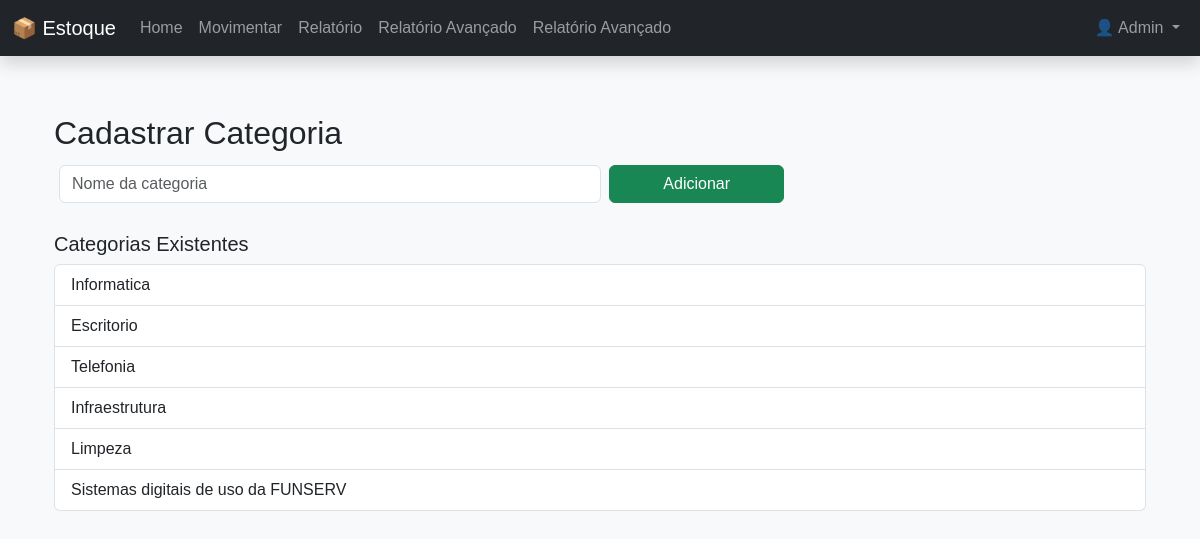
The page /categorias (signed in) on the database as committed earlier.
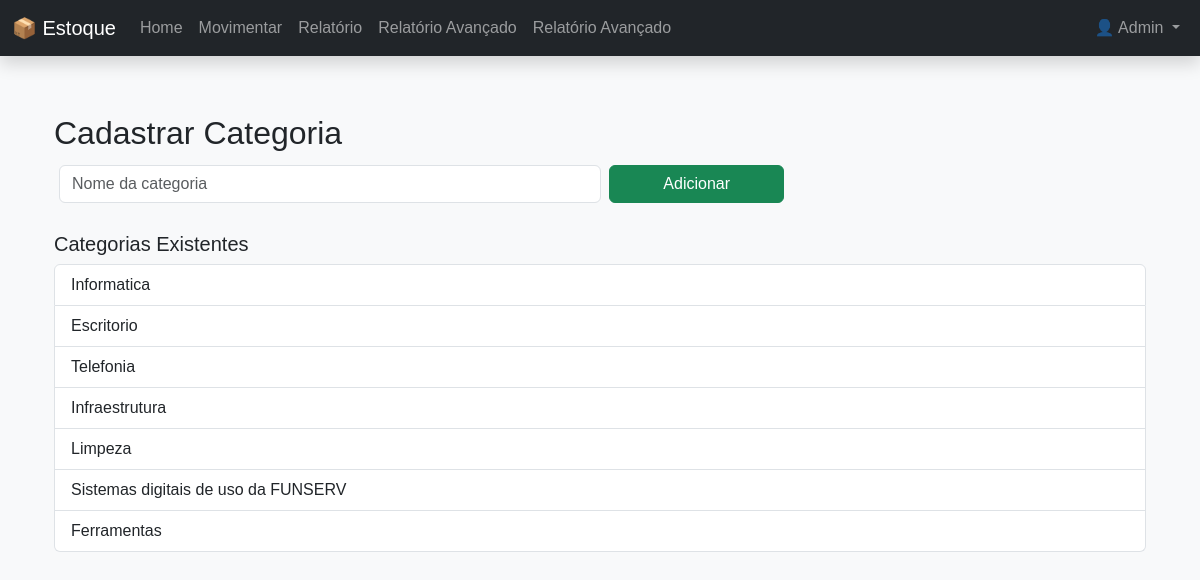
The same page on the database as committed later.
### models.py (models this page shows)
class Usuario(db.Model, UserMixin):
    id = db.Column(db.Integer, primary_key=True)
    nome = db.Column(db.String(100), nullable=False)
    email = db.Column(db.String(100), unique=True, nullable=False)
    senha = db.Column(db.String(200), nullable=False)
    tipo = db.Column(db.String(20), nullable=False, default='usuario')
    @property
    def is_admin(self):
        return self.tipo == 'admin'

class Categoria(db.Model):
    id = db.Column(db.Integer, primary_key=True)
    nome = db.Column(db.String(50), nullable=False, unique=True)
    produtos = db.relationship('Produto', backref='categoria', lazy=True)

### app.py (the view, shortened to what this page needs)
@app.route('/categorias', methods=['GET', 'POST'])
@login_required
def categorias():
    if not current_user.is_admin:
        flash("Acesso restrito ao administrador.")
        return redirect(url_for('index'))
    categorias = Categoria.query.all()
    return render_template('categorias.html', categorias=categorias)

### app.py (called while the page is built)
@login_manager.user_loader
def load_user(user_id):
    return Usuario.query.get(int(user_id))

### templates/categorias.html (shortened to what this page needs)
{% extends 'base.html' %}
{% block content %}
<div class="container mt-4">
  <h2>Cadastrar Categoria</h2>
  <form method="POST" class="row g-2 mb-4">
    <div class="col-md-6">
      <input type="text" name="nome" class="form-control" placeholder="Nome da categoria" required>
    </div>
    <div class="col-md-2">
      <button type="submit" class="btn btn-success w-100">Adicionar</button>
    </div>
  </form>
  <h5>Categorias Existentes</h5>
  <ul class="list-group">
    {% for cat in categorias %}
      <li class="list-group-item">{{ cat.nome }}</li>
    {% endfor %}
  </ul>
</div>
{% endblock %}

### templates/base.html (shortened to what this page needs)
<!DOCTYPE html>
<html lang="pt-br">
<head>
  <link href="https://cdn.jsdelivr.net/npm/bootstrap@5.3.3/dist/css/bootstrap.min.css" rel="stylesheet">
  <link rel="stylesheet" href="{{ url_for('static', filename='css/style.css') }}">
</head>
<body class="bg-light">
  <nav class="navbar navbar-expand-lg navbar-dark bg-dark fixed-top shadow">
    <div class="container-fluid">
      <a class="navbar-brand" href="{{ url_for('index') }}">📦 Estoque</a>
      <div class="collapse navbar-collapse" id="navbarNav">
        <ul class="navbar-nav me-auto">
          <li class="nav-item">
            <a class="nav-link {% if request.endpoint == 'index' %}active{% endif %}" href="{{ url_for('index') }}">Home</a>
          </li>
          <li class="nav-item">
            <a class="nav-link {% if request.endpoint == 'movimentar' %}active{% endif %}" href="{{ url_for('movimentar') }}">Movimentar</a>
          </li>
          <li class="nav-item">
            <a class="nav-link {% if request.endpoint == 'relatorio' %}active{% endif %}" href="{{ url_for('relatorio') }}">Relatório</a>
          </li>
          <li class="nav-item">
            <a class="nav-link" href="{{ url_for('relatorio_avancado') }}">Relatório Avançado</a>
          </li>
                    <li class="nav-item">
            <a class="nav-link" href="{{ url_for('lista_compras') }}">Relatório Avançado</a>
          </li>
        </ul>
        <ul class="navbar-nav ms-auto">
        {% if current_user.is_authenticated %}
          <li class="nav-item dropdown">
            <a class="nav-link dropdown-toggle" href="#" id="userDropdown" role="button" data-bs-toggle="dropdown" aria-expanded="false">
              👤 {{ current_user.nome }}
            </a>
          </li>
        {% else %}
          <li class="nav-item">
            <a class="nav-link text-success" href="{{ url_for('login') }}">Login</a>
          </li>
        {% endif %}
        </ul>
      </div>
    </div>
  </nav>
  <main class="container my-4">
    {% block content %}{% endblock %}
  </main>
</body>
</html>

### static/css/style.css (style rules this page uses)
body { font-family: Arial, sans-serif; margin: 20px; }
form input, form button { margin: 5px; }

### templates/base.html (style rules this page uses)
body { padding-top: 70px; }

Rows that differ between the two databases and show on the page:
added Categoria: nome "Ferramentas"
